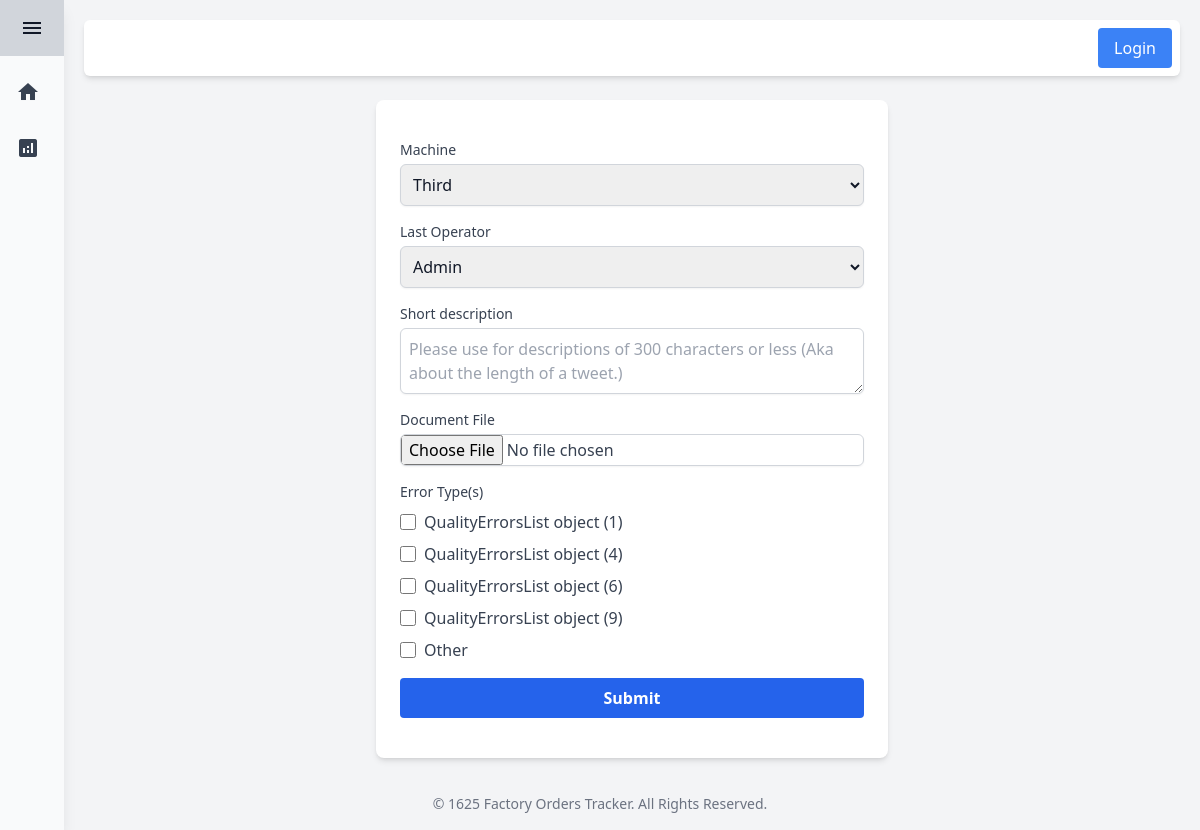
Page /error_form/1 on the committed database.
### Tracker/models.py (models this page shows)
class QualityErrorsList(models.Model):
    error_name = models.CharField(max_length=50)
    error_example = models.TextField()
    part_type = models.ForeignKey(PartTypes, on_delete=models.SET_NULL, null=True)

### Tracker/views.py (the view, shortened to what this page needs)
# urls.py: path("error_form/<int:part_id>", views.error_form, name="error_form"),
def error_form(request, part_id):
    part = get_object_or_404(Parts, id=part_id)
    machines = Equipments.objects.all()
    employees = User.objects.filter(is_staff=1)
    error_types = QualityErrorsList.objects.filter(part_type=part.part_type)
    context = {
        "part": part,
        "machines": machines,
        "employees": employees,
        "error_types": error_types,
    }
    return render(request, "tracker/error_form.html", context)

### templates/tracker/error_form.html (shortened to what this page needs)
{% extends 'base.html' %}
{% block content %}
<div class="max-w-lg mx-auto p-6 bg-white shadow-md rounded-lg">
    <form method="POST" class="space-y-4">
        <div>
            <label for="machine" class="block text-sm font-medium text-gray-700">Machine</label>
            <select id="machine" name="machine" class="mt-1 block w-full p-2 border border-gray-300 rounded-md shadow-sm focus:ring-blue-500 focus:border-blue-500">
                {% for machine in machines %}
                    <option value="{{ machine.id }}">{{ machine.name }}</option>
                {% endfor %}
            </select>
        </div>
        <div>
            <label for="operator" class="block text-sm font-medium text-gray-700">Last Operator</label>
            <select id="operator" name="operator" class="mt-1 block w-full p-2 border border-gray-300 rounded-md shadow-sm focus:ring-blue-500 focus:border-blue-500">
                {% for employee in employees %}
                    <option value="{{ employee.id }}">
                       {{ employee.username }} {{ employee.first_name }} {{ employee.last_name }}
                    </option>
                {% endfor %}
            </select>
        </div>
        <div>
            <label for="description" class="block text-sm font-medium text-gray-700">Short description</label>
            <textarea id="description" name="description" class="mt-1 block w-full p-2 border border-gray-300 rounded-md shadow-sm focus:ring-blue-500 focus:border-blue-500" maxlength="300" placeholder="Please use for descriptions of 300 characters or less (Aka about the length of a tweet.)"></textarea>
        </div>
        <div>
            <label class="block text-sm font-medium text-gray-700">Document File</label>
            <input type="file" name="file" class="mt-1 block w-full text-gray-700 border border-gray-300 rounded-md shadow-sm focus:ring-blue-500 focus:border-blue-500">
        </div>
        <div>
            <label class="block text-sm font-medium text-gray-700">Error Type(s)</label>
            <div class="mt-2 space-y-2">
                {% for type in error_types %}
                    <div class="flex items-center">
                        <input id="error_{{ forloop.index }}" name="errors" type="checkbox" value="{{ type }}" class="h-4 w-4 text-blue-600 border-gray-300 rounded focus:ring-blue-500">
                        <label for="error_{{ forloop.index }}" class="ml-2 text-gray-700">{{ type }}</label>
                    </div>
                {% endfor %}
                <div class="flex items-center">
                    <input id="error_other" name="errors" type="checkbox" value="Other" class="h-4 w-4 text-blue-600 border-gray-300 rounded focus:ring-blue-500" onclick="toggleOtherErrorInput()">
                    <label for="error_other" class="ml-2 text-gray-700">Other</label>
                </div>
            </div>
        </div>
        <div>
            <button type="submit" class="w-full bg-blue-600 hover:bg-blue-700 text-white font-bold py-2 px-4 rounded focus:outline-none focus:ring-2 focus:ring-blue-500">
                Submit
            </button>
        </div>
    </form>
</div>
{% endblock %}

### rows in the picture
QualityErrorsList: id "QualityErrorsList object (1)"
QualityErrorsList: id "QualityErrorsList object (4)"
QualityErrorsList: id "QualityErrorsList object (6)"
QualityErrorsList: id "QualityErrorsList object (9)"

### other values in the picture
form field machine "Third"
form field operator "Admin"
